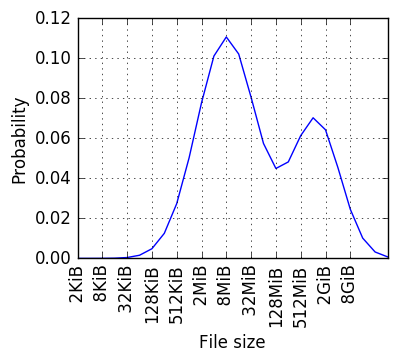

Here is the Python script that generated this plot:
import matplotlib.pyplot as plt
import numpy as np
import matplotlib.mlab as mlab
import math
import random

def sizeof_fmt(num, suffix='B'):
    for unit in ['','Ki','Mi','Gi','Ti','Pi','Ei','Zi']:
        if abs(num) < 1024.0:
            return "%3i%s%s" % (num, unit, suffix)
        num /= 1024.0
    return "%.1f%s%s" % (num, 'Yi', suffix)

def dist():
	file_sizes = [(2**i) for i in range(10,36)]
	ticks = []
	for i in range(len(file_sizes)-1):
		if i % 2 == 1:
			ticks.append(sizeof_fmt(file_sizes[i]))

	mu = 12.5
	sigma = 2.5
	x = np.linspace(0,26,26)



	probs1 = list(mlab.normpdf(x, mu, sigma))
	probs1 = map(lambda x: 2*x, probs1)	

	mu = 20
	sigma = 2

	probs2 = list(mlab.normpdf(x, mu, sigma))

	mu = 8
	sigma = 3

	probs3 = list(mlab.normpdf(x, mu, sigma))
	
#	probs = map(lambda x, y, z: x+y+z, probs1, probs2, probs3)	
	probs  = map(lambda x, y: x+y, probs1, probs2)	
	normed = [i/sum(probs) for i in probs]
	print normed
#	y = np.random.choice(file_sizes, 100000, p=normed)
	y = []

#	prob = list(mlab.normpdf(bins, mu, si))
	for i in range(20000):
#		y.append(np.random.normal(m, si))	
		y.append(np.random.choice(file_sizes, p=normed))
#		#y.append(random.gauss(m,si))
#	print y
	histogram, npbins = np.histogram(y, file_sizes)
#	print np.histogram(y, bins=20)

	histogram = map(lambda x: int(x), histogram)
	print histogram
	

	fig, ax = plt.subplots()

	ax.plot([i for i in range(len(normed))], normed)

#	ticks = []
#	for i in range(len(bins)-1):
#		ticks.append(sizeof_fmt(bins[i])+'-'+sizeof_fmt(bins[i+1]))
	ax.xaxis.set_ticks([i+i for i in range(len(ticks))])
	ax.xaxis.set_ticklabels(ticks)
	for label in ax.xaxis.get_ticklabels():
    		label.set_rotation(90)
	ax.set_ylabel('Probability')
	ax.set_xlabel('File size')
#	ax.set_ylim([0,0.1])
	ax.grid()
	fig.set_size_inches(4, 3)
#	plt.show()
	plt.savefig('dist',bbox_inches='tight')


dist()
